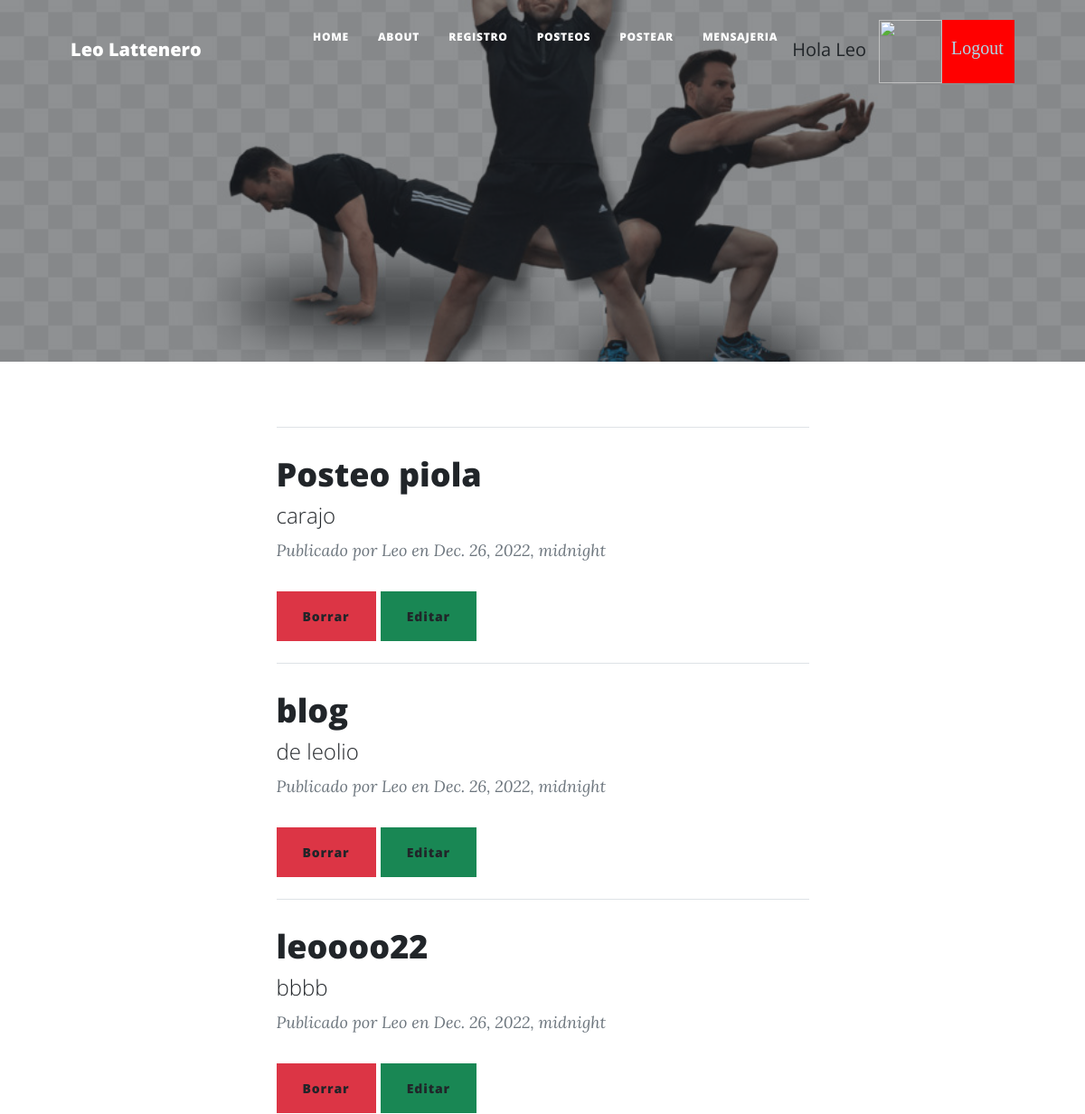
The app's page /posteos (signed in, upper part), older data.
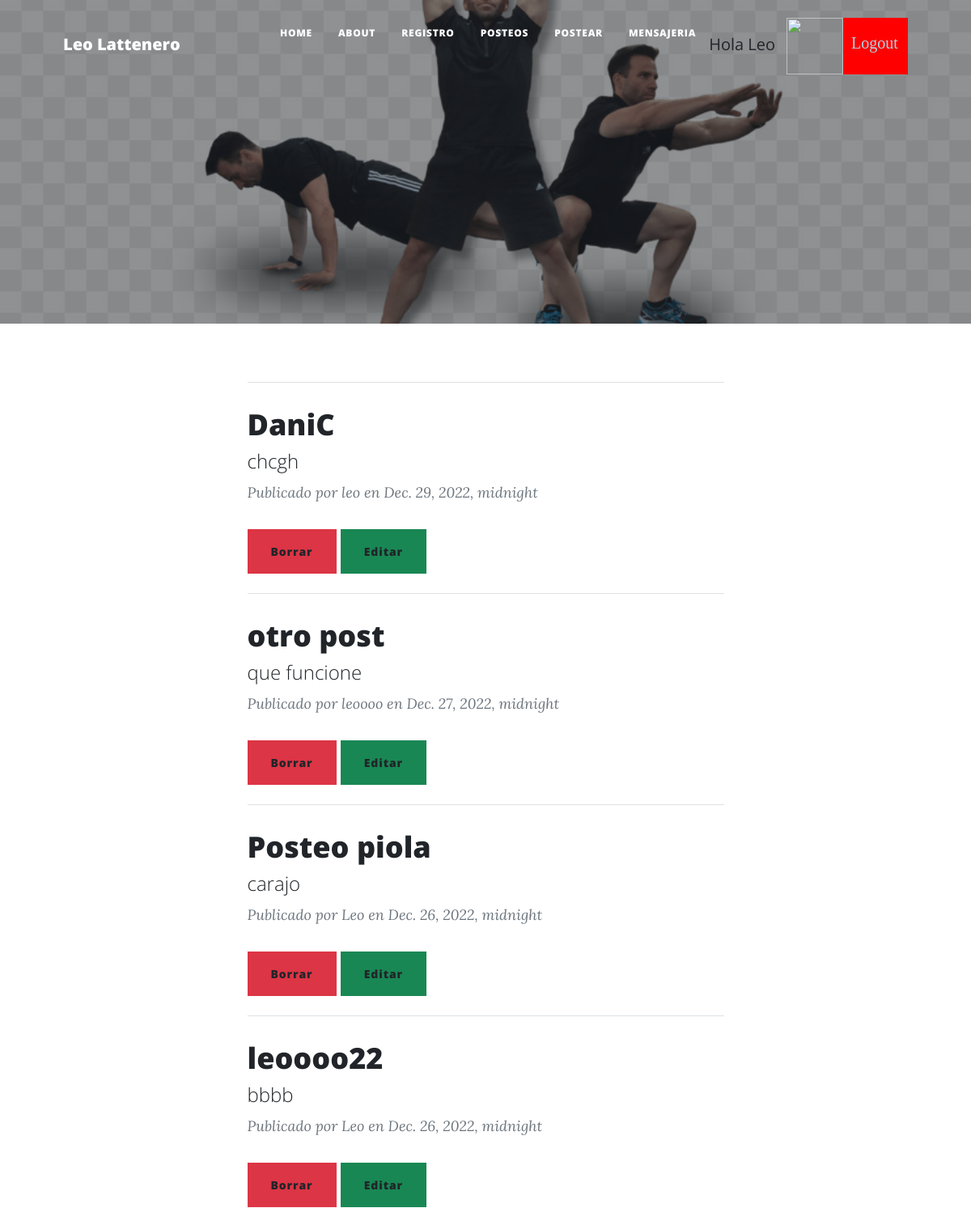
The same page, newer data.
### AppRutinas/models.py (models this page shows, shortened)
class Posteo(models.Model):
    titulo = models.CharField(max_length=255)
    subtitulo = models.CharField(max_length=255)
    imagen = models.ImageField(upload_to='media', blank=True)
    cuerpo = RichTextUploadingField() # CKEditor Rich Text Field
    autor = models.CharField(max_length=255)
    fecha = models.DateTimeField(default='2020-11-1')

### AppRutinas/views.py (the view)
# urls.py: path("posteos", posteos, name= "posteos"),
@login_required
def posteos(request):
    posteos = Posteo.objects.all().order_by('-id') # Consulta por id, de mayor a menor (ORDER BY id DESC en SQL)
    return render(request, "posteos.html", {"posteos": posteos, "imagen": obtenerAvatar(request)})

### AppLogin/views.py (called while the page is built)
def obtenerAvatar(request):
    if request.user.is_authenticated:
        lista=Avatar.objects.filter(user=request.user)
        if len(lista)!=0:
            imagen=lista[0].imagen.url
        else:
            imagen="/media/avatares/avatarpordefecto.jpg"
        return imagen

### AppRutinas/templates/posteos.html (shortened to what this page needs)
{% extends "index.html" %}
{% load static %}
{% block contenido_que_cambia %}
    {% if posteos %}
        <div class="container px-4 px-lg-5">
            <div class="row gx-4 gx-lg-5 justify-content-center">
                <div class="col-md-10 col-lg-8 col-xl-7">
                    {% for post in posteos %}
                        <hr class="my-4" />
                        <div class="post-preview">
                            <a href="{% url 'post' post.id %}">
                                <h2 class="post-title">{{ post.titulo }}</h2>
                                <h4 class="post-subtitle">{{ post.subtitulo }}</h3>
                            </a>
                            <p class="post-meta">
                                Publicado por {{ post.autor }}
                                en {{ post.fecha }}
                            </p>
                            <a class="btn btn-danger" href="{% url 'eliminarPost' post.id %}">Borrar</a>
                            <a class="btn btn-success" href="{% url 'editarPosteos' post.id %}">Editar</a>
                        </div>
                    {% endfor %}
                </div>
            </div>
        </div>
    {% endif %}
{% endblock %}

Row changes from the older to the newer data that the page shows:
removed Posteo: titulo "blog", subtitulo "de leolio", autor "Leo", fecha "Dec. 26, 2022, midnight"
added Posteo: titulo "DaniC", subtitulo "chcgh", autor "leo", fecha "Dec. 29, 2022, midnight"
added Posteo: titulo "otro post", subtitulo "que funcione", autor "leoooo", fecha "Dec. 27, 2022, midnight"
